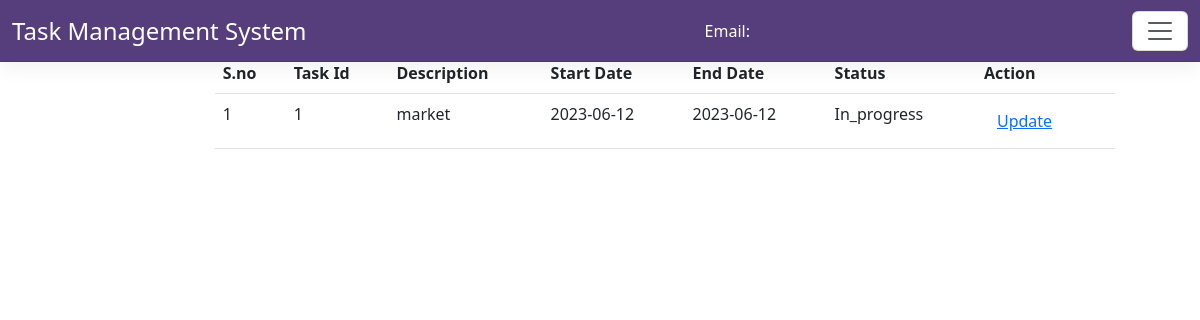
Screenshot of /updatetask.php (signed in) with the database file from the repository.
### tables this page shows
CREATE TABLE `task` (
  `tid` int(11) NOT NULL,
  `uid` int(10) NOT NULL,
  `description` varchar(100) NOT NULL,
  `start_date` date NOT NULL,
  `end_date` date NOT NULL,
  `status` varchar(100) NOT NULL
);

### updatetask.php (the view, shortened to what this page needs)
<?php
include('connect.php');
?>
<!doctype html>
<html lang="en">
  <head>
    <link href="https://cdn.jsdelivr.net/npm/bootstrap@5.3.0/dist/css/bootstrap.min.css" rel="stylesheet">
    <link href="https://getbootstrap.com/docs/5.3/assets/css/docs.css" rel="stylesheet">
    <link rel="stylesheet" href="css/style.css">
  </head>
  <body class="p-3 m-0 border-0 bd-example m-0 border-0">
    <nav class="navbar bg-body-tertiary fixed-top usernav">
      <div class="container-fluid">
        <a class="navbar-brand" style="color:white; font-size:1.5rem;" href="userdashboard.php">Task Management System</a>
        <span style="color:white;">Email:  <b></b></span>
        <button class="navbar-toggler" type="button" style="color: #563d7c  ; background-color:white;" data-bs-toggle="offcanvas" data-bs-target="#offcanvasNavbar" aria-controls="offcanvasNavbar" aria-label="Toggle navigation">
          <span class="navbar-toggler-icon"></span>
        </button>
      </div>
    </nav>
    <center><h4>Your Task</h4></center>
    <div class="row">
    <div class="col-md-2">
     </div>
      <div class="col-md-8">
        <table class="table"   style="background-color:whitesmoke !important;  width:75vw;">
         <tr>
         <th>S.no</th>
         <th>Task Id</th>
         <th>Description</th>
         <th>Start Date</th>
         <th>End Date</th>
         <th>Status</th>
         <th>Action</th>
         </tr>
         <?php
         $sno =1;
         $query = "SELECT * FROM task where uid =  $_SESSION[uid]";
         $query_run = mysqli_query($con,$query);
         while ($row = mysqli_fetch_assoc($query_run)) {
            ?>
            <tr>
          <td> <?php   echo  $sno; ?></td>
          <td> <?php   echo  $row['tid']; ?></td>
          <td> <?php   echo  $row['description']; ?></td>
          <td> <?php   echo   $row['start_date']; ?></td>
          <td> <?php   echo   $row['end_date'];?></td>
          <td> <?php   echo   $row['status']; ?></td>
          <td>  <button class="btn "><a href="updatestatus.php? id=<?php  echo  $row['tid']; ?>">Update</a> </button> </td>
         <?php
         $sno = $sno+1;
         }
         ?>
        </table>
      </div>
    </div>
  </body>
</html>

### css/style.css (style rules this page uses)
* { margin: 0; padding:0; box-sizing: border-box; }
.usernav { background-color: #563d7c !important; box-shadow: 0 0.5rem 1rem rgba(0,0,0,.05), inset 0 -1px 0 rgba(0,0,0,.1) !important; }

### rows the page displays
task: tid "1", description "market", start_date "2023-06-12", end_date "2023-06-12", status "In_progress"
